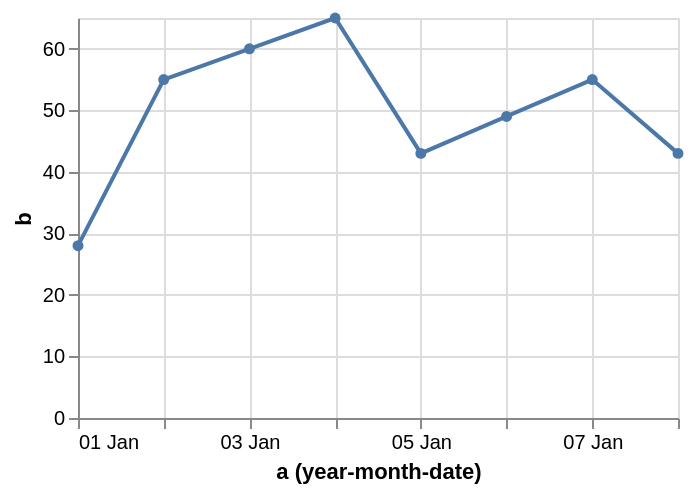

Specify this chart in Vega-Lite:
### Vega specification from a JSON file in a GitHub repository (floating-point values rounded to 4 significant figures)
{"$schema": "https://vega.github.io/schema/vega/v5.json", "description": "Using window transform to impute missing values in a line chart by averaging the previous and next values.", "background": "white", "padding": 5, "width": 300, "height": 200, "style": "cell", "data": [{"name": "source_0", "values": [{"a": "Jan 1, 2000", "b": 28}, {"a": "Jan 2, 2000", "b": 55}, {"a": "Jan 3, 2000", "b": null}, {"a": "Jan 4, 2000", "b": 65}, {"a": "Jan 5, 2000", "b": 43}, {"a": "Jan 6, 2000", "b": null}, {"a": "Jan 7, 2000", "b": 55}, {"a": "Jan 8, 2000", "b": 43}]}, {"name": "data_0", "source": "source_0", "transform": [{"type": "formula", "expr": "toDate(datum[\"a\"])", "as": "a"}, {"type": "window", "params": [null, null], "as": ["prev", "next"], "ops": ["lag", "lead"], "fields": ["b", "b"], "sort": {"field": [], "order": []}}, {"type": "formula", "expr": "datum.b === null ? (datum.prev + datum.next)/2 : datum.b", "as": "b"}, {"field": "a", "type": "timeunit", "units": ["year", "month", "date"], "as": ["yearmonthdate_a", "yearmonthdate_a_end"]}]}, {"name": "data_1", "source": "data_0", "transform": [{"type": "filter", "expr": "(isDate(datum[\"yearmonthdate_a\"]) || (isValid(datum[\"yearmonthdate_a\"]) && isFinite(+datum[\"yearmonthdate_a\"]))) && isValid(datum[\"b\"]) && isFinite(+datum[\"b\"])"}]}], "marks": [{"name": "layer_0_marks", "type": "line", "style": ["line"], "sort": {"field": "x"}, "from": {"data": "data_0"}, "encode": {"update": {"stroke": {"value": "#4c78a8"}, "description": {"signal": "\"a (year-month-date): \" + (timeFormat(datum[\"yearmonthdate_a\"], \"%d %b\")) + \"; b: \" + (format(datum[\"b\"], \"\"))"}, "x": {"scale": "x", "field": "yearmonthdate_a"}, "y": {"scale": "y", "field": "b"}, "defined": {"signal": "isValid(datum[\"yearmonthdate_a\"]) && isFinite(+datum[\"yearmonthdate_a\"]) && isValid(datum[\"b\"]) && isFinite(+datum[\"b\"])"}}}}, {"name": "layer_1_marks", "type": "symbol", "style": ["point"], "from": {"data": "data_1"}, "encode": {"update": {"opacity": {"value": 1}, "fill": {"value": "#4c78a8"}, "ariaRoleDescription": {"value": "point"}, "description": {"signal": "\"a (year-month-date): \" + (timeFormat(datum[\"yearmonthdate_a\"], \"%d %b\")) + \"; b: \" + (format(datum[\"b\"], \"\"))"}, "x": {"scale": "x", "field": "yearmonthdate_a"}, "y": {"scale": "y", "field": "b"}}}}], "scales": [{"name": "x", "type": "time", "domain": {"fields": [{"data": "data_0", "field": "yearmonthdate_a"}, {"data": "data_1", "field": "yearmonthdate_a"}]}, "range": [0, {"signal": "width"}]}, {"name": "y", "type": "linear", "domain": {"fields": [{"data": "data_0", "field": "b"}, {"data": "data_1", "field": "b"}]}, "range": [{"signal": "height"}, 0], "nice": true, "zero": true}], "axes": [{"scale": "x", "orient": "bottom", "gridScale": "y", "grid": true, "tickCount": {"signal": "ceil(width/40)"}, "tickMinStep": {"signal": "datetime(2001, 0, 2, 0, 0, 0, 0) - datetime(2001, 0, 1, 0, 0, 0, 0)"}, "domain": false, "labels": false, "aria": false, "maxExtent": 0, "minExtent": 0, "ticks": false, "zindex": 0}, {"scale": "y", "orient": "left", "gridScale": "x", "grid": true, "tickCount": {"signal": "ceil(height/40)"}, "domain": false, "labels": false, "aria": false, "maxExtent": 0, "minExtent": 0, "ticks": false, "zindex": 0}, {"scale": "x", "orient": "bottom", "grid": false, "title": "a (year-month-date)", "format": "%d %b", "labelFlush": true, "labelOverlap": true, "tickCount": {"signal": "ceil(width/40)"}, "tickMinStep": {"signal": "datetime(2001, 0, 2, 0, 0, 0, 0) - datetime(2001, 0, 1, 0, 0, 0, 0)"}, "zindex": 0}, {"scale": "y", "orient": "left", "grid": false, "title": "b", "labelOverlap": true, "tickCount": {"signal": "ceil(height/40)"}, "zindex": 0}]}
